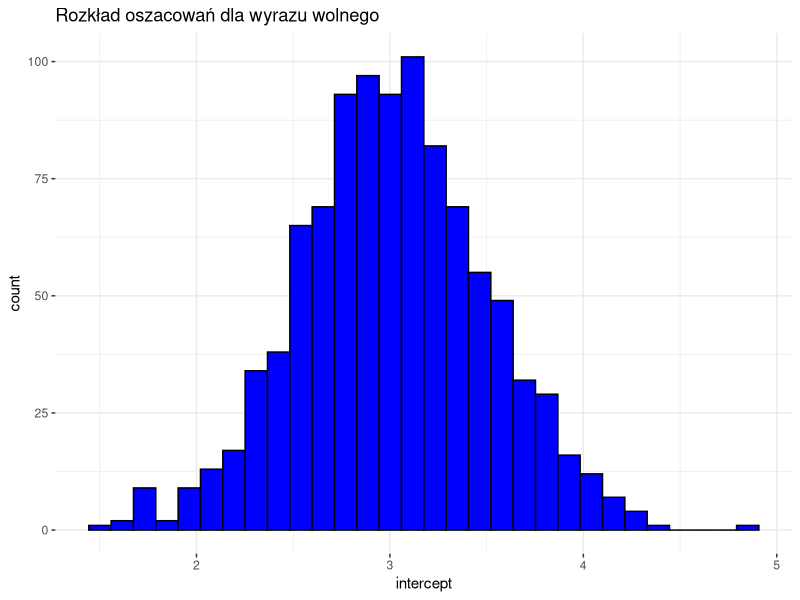
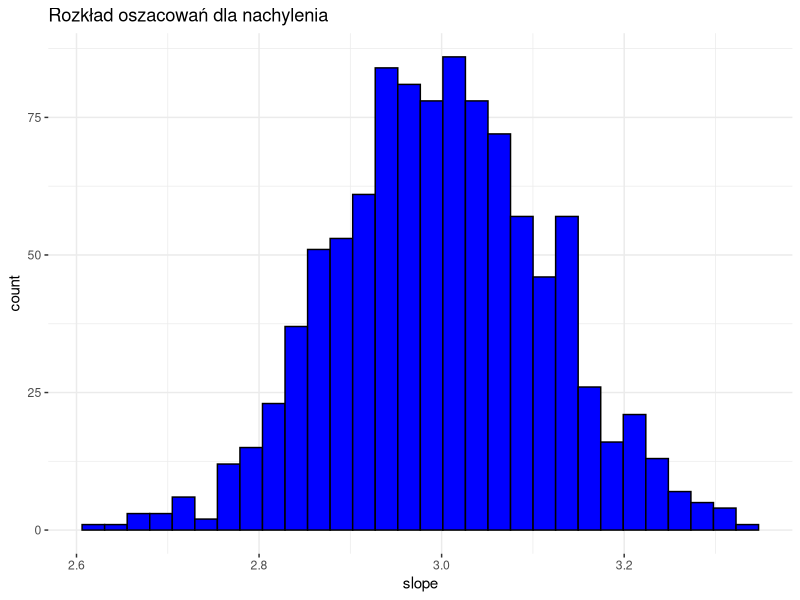
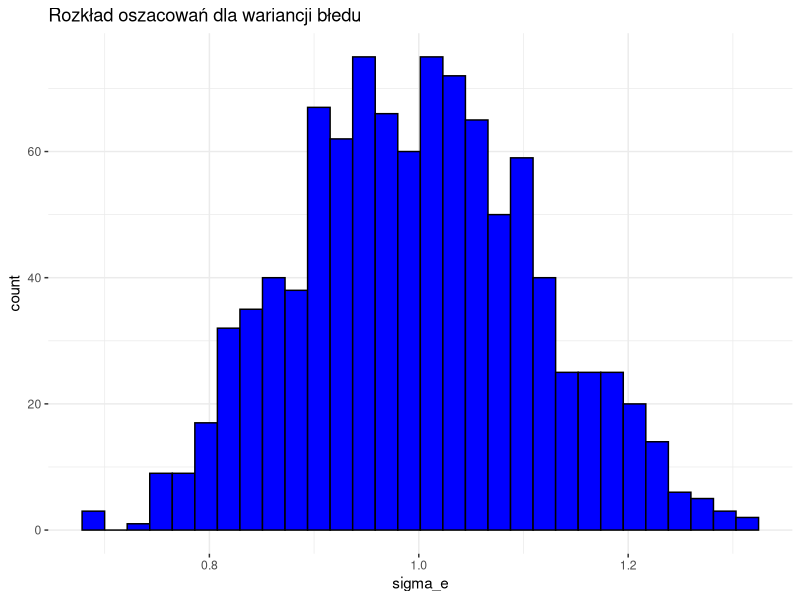
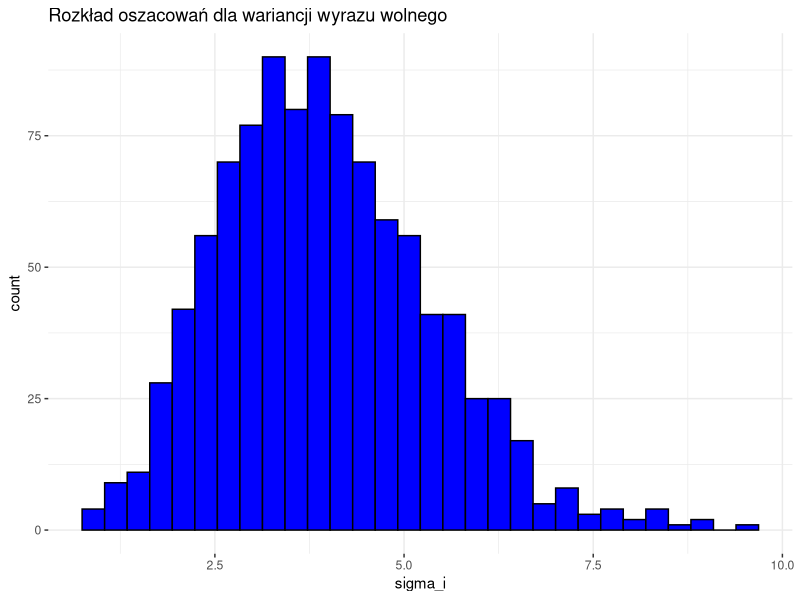
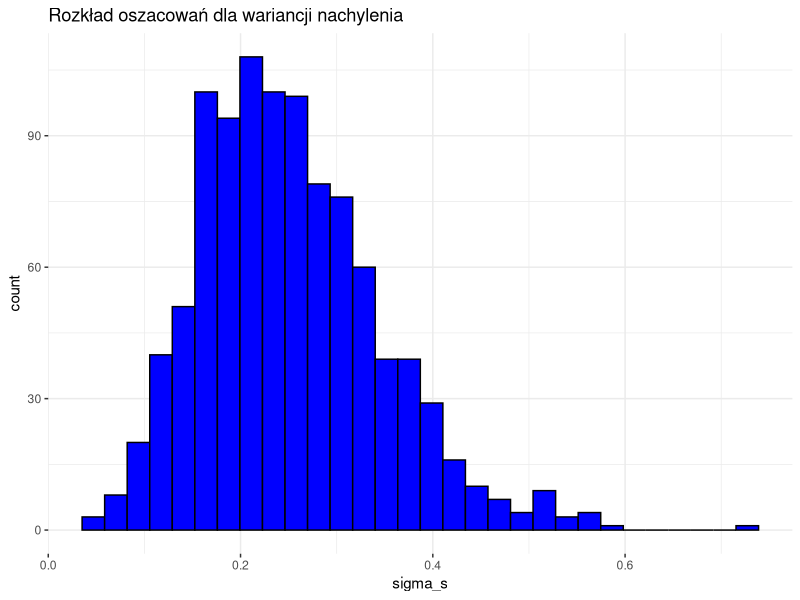

These charts were generated, in order, by the following R code:
## ---- chunk 1
knitr::opts_chunk$set(echo = TRUE, warning=FALSE, message = FALSE)
set.seed(2000)
## ---- chunk 2
library(lme4)
library(dplyr)
attach(sleepstudy)
## ---- chunk 3
n <- 180
p <- 18
sigma_e <- 1
sigma_i <- 2
sigma_s <- 0.5
intercept <- 3
slope <- 3
## ---- chunk 4

wspolczynniki <- function(data,n,p,sigma_e,sigma_i,sigma_s,slope, intercept){
  sub <- unique(data$Subject)
  int <- rnorm(p,0,sigma_i)
  sl <- rnorm(p,0,sigma_s)
  dane_sub <- data.frame(Subject=sub,int,sl)
  err <- rnorm(n,0,sigma_e)
  dane_err <- data.frame(data,err)
  dane <- left_join(dane_err,dane_sub, by="Subject")
  dane$y <- intercept+dane$int + (slope +dane$sl) *dane$Days +dane$err
  
  model <- lmer(y ~ 1 + Days + (1 | Subject) + (Days - 1 | Subject), data = dane)
  wynik <- unname(c(t(summary(model)$coefficients[, 1]),unlist(summary(model)$varcor), summary(model)$sigma^2))
  return(wynik)
  
  }


parametry <- replicate(1000, wspolczynniki(sleepstudy,n,p,sigma_e,sigma_i,sigma_s,slope, intercept))

parametry <- as.data.frame(t(parametry))
colnames(parametry) <- c("intercept","slope","sigma_i","sigma_s","sigma_e")

## ---- chunk 5
library(ggplot2)

ggplot(parametry, aes(intercept))+
  geom_histogram(fill="blue", col="black")+
  theme_bw()+
  theme(panel.border = element_blank())+
  ggtitle("Rozkład oszacowań dla wyrazu wolnego")

mean(parametry$intercept)
intercept

## ---- chunk 6

ggplot(parametry, aes(slope))+
  geom_histogram(fill="blue", col="black")+
  theme_bw()+
  theme(panel.border = element_blank())+
  ggtitle("Rozkład oszacowań dla nachylenia")

mean(parametry$slope)
slope

## ---- chunk 7

ggplot(parametry, aes(sigma_e))+
  geom_histogram(fill="blue", col="black")+
  theme_bw()+
  theme(panel.border = element_blank())+
  ggtitle("Rozkład oszacowań dla wariancji błedu")

mean(parametry$sigma_e)
sigma_e

## ---- chunk 8

ggplot(parametry, aes(sigma_i))+
  geom_histogram(fill="blue", col="black")+
  theme_bw()+
  theme(panel.border = element_blank())+
  ggtitle("Rozkład oszacowań dla wariancji wyrazu wolnego")

mean(parametry$sigma_i)
sigma_i

## ---- chunk 9

ggplot(parametry, aes(sigma_s))+
  geom_histogram(fill="blue", col="black")+
  theme_bw()+
  theme(panel.border = element_blank())+
  ggtitle("Rozkład oszacowań dla wariancji nachylenia")

mean(parametry$sigma_s)
sigma_s

